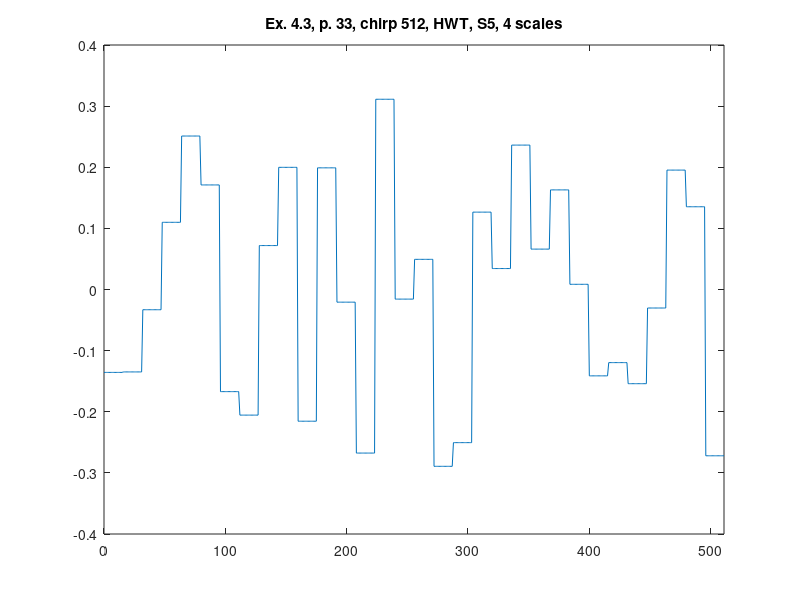

Write the MATLAB code that produced this figure.
%% ========================================================================
%% Programmatic octave notes on "Ripples in Mathematics" by A. Jensen
%% and A. la Cour-Harbo written with a deep gratitude to the authors for
%% this wonderful text. 
%% 
%% Reconstruction of graphs in Ex. 4.3, p.33, Ch 04, S5, HWT, 4 scales.
%%
%% Author: Vladimir Kulyukin
%% 
%% NB: I have tested this code in Octave 4.
%% =========================================================================
t = [0:511];

%%y_ex_4_3_chirp_512_p33 = arrayfun(@(x) sin(x*x), t);

y_ex_4_3_chirp_HWT_S5_512_p33 = [
-0.13562489091863822
-0.13562489091863822
-0.13562489091863822
-0.13562489091863822
-0.13562489091863822
-0.13562489091863822
-0.13562489091863822
-0.13562489091863822
-0.13562489091863822
-0.13562489091863822
-0.13562489091863822
-0.13562489091863822
-0.13562489091863822
-0.13562489091863822
-0.13562489091863822
-0.13562489091863822
-0.13484079091362658
-0.13484079091362658
-0.13484079091362658
-0.13484079091362658
-0.13484079091362658
-0.13484079091362658
-0.13484079091362658
-0.13484079091362658
-0.13484079091362658
-0.13484079091362658
-0.13484079091362658
-0.13484079091362658
-0.13484079091362658
-0.13484079091362658
-0.13484079091362658
-0.13484079091362658
-0.033089357574808534
-0.033089357574808534
-0.033089357574808534
-0.033089357574808534
-0.033089357574808534
-0.033089357574808534
-0.033089357574808534
-0.033089357574808534
-0.033089357574808534
-0.033089357574808534
-0.033089357574808534
-0.033089357574808534
-0.033089357574808534
-0.033089357574808534
-0.033089357574808534
-0.033089357574808534
0.10991761813546604
0.10991761813546604
0.10991761813546604
0.10991761813546604
0.10991761813546604
0.10991761813546604
0.10991761813546604
0.10991761813546604
0.10991761813546604
0.10991761813546604
0.10991761813546604
0.10991761813546604
0.10991761813546604
0.10991761813546604
0.10991761813546604
0.10991761813546604
0.25108688095750764
0.25108688095750764
0.25108688095750764
0.25108688095750764
0.25108688095750764
0.25108688095750764
0.25108688095750764
0.25108688095750764
0.25108688095750764
0.25108688095750764
0.25108688095750764
0.25108688095750764
0.25108688095750764
0.25108688095750764
0.25108688095750764
0.25108688095750764
0.17106717279580458
0.17106717279580458
0.17106717279580458
0.17106717279580458
0.17106717279580458
0.17106717279580458
0.17106717279580458
0.17106717279580458
0.17106717279580458
0.17106717279580458
0.17106717279580458
0.17106717279580458
0.17106717279580458
0.17106717279580458
0.17106717279580458
0.17106717279580458
-0.16706448135823623
-0.16706448135823623
-0.16706448135823623
-0.16706448135823623
-0.16706448135823623
-0.16706448135823623
-0.16706448135823623
-0.16706448135823623
-0.16706448135823623
-0.16706448135823623
-0.16706448135823623
-0.16706448135823623
-0.16706448135823623
-0.16706448135823623
-0.16706448135823623
-0.16706448135823623
-0.20549903061880534
-0.20549903061880534
-0.20549903061880534
-0.20549903061880534
-0.20549903061880534
-0.20549903061880534
-0.20549903061880534
-0.20549903061880534
-0.20549903061880534
-0.20549903061880534
-0.20549903061880534
-0.20549903061880534
-0.20549903061880534
-0.20549903061880534
-0.20549903061880534
-0.20549903061880534
0.07187965446512101
0.07187965446512101
0.07187965446512101
0.07187965446512101
0.07187965446512101
0.07187965446512101
0.07187965446512101
0.07187965446512101
0.07187965446512101
0.07187965446512101
0.07187965446512101
0.07187965446512101
0.07187965446512101
0.07187965446512101
0.07187965446512101
0.07187965446512101
0.19985704540758073
0.19985704540758073
0.19985704540758073
0.19985704540758073
0.19985704540758073
0.19985704540758073
0.19985704540758073
0.19985704540758073
0.19985704540758073
0.19985704540758073
0.19985704540758073
0.19985704540758073
0.19985704540758073
0.19985704540758073
0.19985704540758073
0.19985704540758073
-0.2154712959347291
-0.2154712959347291
-0.2154712959347291
-0.2154712959347291
-0.2154712959347291
-0.2154712959347291
-0.2154712959347291
-0.2154712959347291
-0.2154712959347291
-0.2154712959347291
-0.2154712959347291
-0.2154712959347291
-0.2154712959347291
-0.2154712959347291
-0.2154712959347291
-0.2154712959347291
0.19904564031086555
0.19904564031086555
0.19904564031086555
0.19904564031086555
0.19904564031086555
0.19904564031086555
0.19904564031086555
0.19904564031086555
0.19904564031086555
0.19904564031086555
0.19904564031086555
0.19904564031086555
0.19904564031086555
0.19904564031086555
0.19904564031086555
0.19904564031086555
-0.02070933121372363
-0.02070933121372363
-0.02070933121372363
-0.02070933121372363
-0.02070933121372363
-0.02070933121372363
-0.02070933121372363
-0.02070933121372363
-0.02070933121372363
-0.02070933121372363
-0.02070933121372363
-0.02070933121372363
-0.02070933121372363
-0.02070933121372363
-0.02070933121372363
-0.02070933121372363
-0.26758971058544934
-0.26758971058544934
-0.26758971058544934
-0.26758971058544934
-0.26758971058544934
-0.26758971058544934
-0.26758971058544934
-0.26758971058544934
-0.26758971058544934
-0.26758971058544934
-0.26758971058544934
-0.26758971058544934
-0.26758971058544934
-0.26758971058544934
-0.26758971058544934
-0.26758971058544934
0.3112360576417029
0.3112360576417029
0.3112360576417029
0.3112360576417029
0.3112360576417029
0.3112360576417029
0.3112360576417029
0.3112360576417029
0.3112360576417029
0.3112360576417029
0.3112360576417029
0.3112360576417029
0.3112360576417029
0.3112360576417029
0.3112360576417029
0.3112360576417029
-0.015717454748447848
-0.015717454748447848
-0.015717454748447848
-0.015717454748447848
-0.015717454748447848
-0.015717454748447848
-0.015717454748447848
-0.015717454748447848
-0.015717454748447848
-0.015717454748447848
-0.015717454748447848
-0.015717454748447848
-0.015717454748447848
-0.015717454748447848
-0.015717454748447848
-0.015717454748447848
0.049338717790251105
0.049338717790251105
0.049338717790251105
0.049338717790251105
0.049338717790251105
0.049338717790251105
0.049338717790251105
0.049338717790251105
0.049338717790251105
0.049338717790251105
0.049338717790251105
0.049338717790251105
0.049338717790251105
0.049338717790251105
0.049338717790251105
0.049338717790251105
-0.2892770306258272
-0.2892770306258272
-0.2892770306258272
-0.2892770306258272
-0.2892770306258272
-0.2892770306258272
-0.2892770306258272
-0.2892770306258272
-0.2892770306258272
-0.2892770306258272
-0.2892770306258272
-0.2892770306258272
-0.2892770306258272
-0.2892770306258272
-0.2892770306258272
-0.2892770306258272
-0.2505291376774423
-0.2505291376774423
-0.2505291376774423
-0.2505291376774423
-0.2505291376774423
-0.2505291376774423
-0.2505291376774423
-0.2505291376774423
-0.2505291376774423
-0.2505291376774423
-0.2505291376774423
-0.2505291376774423
-0.2505291376774423
-0.2505291376774423
-0.2505291376774423
-0.2505291376774423
0.12657183181734638
0.12657183181734638
0.12657183181734638
0.12657183181734638
0.12657183181734638
0.12657183181734638
0.12657183181734638
0.12657183181734638
0.12657183181734638
0.12657183181734638
0.12657183181734638
0.12657183181734638
0.12657183181734638
0.12657183181734638
0.12657183181734638
0.12657183181734638
0.034287084731374935
0.034287084731374935
0.034287084731374935
0.034287084731374935
0.034287084731374935
0.034287084731374935
0.034287084731374935
0.034287084731374935
0.034287084731374935
0.034287084731374935
0.034287084731374935
0.034287084731374935
0.034287084731374935
0.034287084731374935
0.034287084731374935
0.034287084731374935
0.23624551058296725
0.23624551058296725
0.23624551058296725
0.23624551058296725
0.23624551058296725
0.23624551058296725
0.23624551058296725
0.23624551058296725
0.23624551058296725
0.23624551058296725
0.23624551058296725
0.23624551058296725
0.23624551058296725
0.23624551058296725
0.23624551058296725
0.23624551058296725
0.06607403372232135
0.06607403372232135
0.06607403372232135
0.06607403372232135
0.06607403372232135
0.06607403372232135
0.06607403372232135
0.06607403372232135
0.06607403372232135
0.06607403372232135
0.06607403372232135
0.06607403372232135
0.06607403372232135
0.06607403372232135
0.06607403372232135
0.06607403372232135
0.1629630313634193
0.1629630313634193
0.1629630313634193
0.1629630313634193
0.1629630313634193
0.1629630313634193
0.1629630313634193
0.1629630313634193
0.1629630313634193
0.1629630313634193
0.1629630313634193
0.1629630313634193
0.1629630313634193
0.1629630313634193
0.1629630313634193
0.1629630313634193
0.008498605162771391
0.008498605162771391
0.008498605162771391
0.008498605162771391
0.008498605162771391
0.008498605162771391
0.008498605162771391
0.008498605162771391
0.008498605162771391
0.008498605162771391
0.008498605162771391
0.008498605162771391
0.008498605162771391
0.008498605162771391
0.008498605162771391
0.008498605162771391
-0.14126472252265873
-0.14126472252265873
-0.14126472252265873
-0.14126472252265873
-0.14126472252265873
-0.14126472252265873
-0.14126472252265873
-0.14126472252265873
-0.14126472252265873
-0.14126472252265873
-0.14126472252265873
-0.14126472252265873
-0.14126472252265873
-0.14126472252265873
-0.14126472252265873
-0.14126472252265873
-0.11960762388893835
-0.11960762388893835
-0.11960762388893835
-0.11960762388893835
-0.11960762388893835
-0.11960762388893835
-0.11960762388893835
-0.11960762388893835
-0.11960762388893835
-0.11960762388893835
-0.11960762388893835
-0.11960762388893835
-0.11960762388893835
-0.11960762388893835
-0.11960762388893835
-0.11960762388893835
-0.154087575516478
-0.154087575516478
-0.154087575516478
-0.154087575516478
-0.154087575516478
-0.154087575516478
-0.154087575516478
-0.154087575516478
-0.154087575516478
-0.154087575516478
-0.154087575516478
-0.154087575516478
-0.154087575516478
-0.154087575516478
-0.154087575516478
-0.154087575516478
-0.030273879046101657
-0.030273879046101657
-0.030273879046101657
-0.030273879046101657
-0.030273879046101657
-0.030273879046101657
-0.030273879046101657
-0.030273879046101657
-0.030273879046101657
-0.030273879046101657
-0.030273879046101657
-0.030273879046101657
-0.030273879046101657
-0.030273879046101657
-0.030273879046101657
-0.030273879046101657
0.19534333223838654
0.19534333223838654
0.19534333223838654
0.19534333223838654
0.19534333223838654
0.19534333223838654
0.19534333223838654
0.19534333223838654
0.19534333223838654
0.19534333223838654
0.19534333223838654
0.19534333223838654
0.19534333223838654
0.19534333223838654
0.19534333223838654
0.19534333223838654
0.13537516178792566
0.13537516178792566
0.13537516178792566
0.13537516178792566
0.13537516178792566
0.13537516178792566
0.13537516178792566
0.13537516178792566
0.13537516178792566
0.13537516178792566
0.13537516178792566
0.13537516178792566
0.13537516178792566
0.13537516178792566
0.13537516178792566
0.13537516178792566
-0.2720330869769115
-0.2720330869769115
-0.2720330869769115
-0.2720330869769115
-0.2720330869769115
-0.2720330869769115
-0.2720330869769115
-0.2720330869769115
-0.2720330869769115
-0.2720330869769115
-0.2720330869769115
-0.2720330869769115
-0.2720330869769115
-0.2720330869769115
-0.2720330869769115
-0.2720330869769115
];

figure;
plot(t, y_ex_4_3_chirp_HWT_S5_512_p33);
xlim([0 511]);
title('Ex. 4.3, p. 33, chirp 512, HWT, S5, 4 scales');
